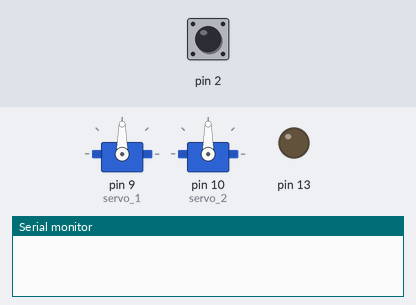
This sketch was run on a simulated Arduino Uno, built with avr-gcc and run on an emulated ATmega328P. Shown: 2 × servo, output pins drawn as LEDs (lit = HIGH), the last lines printed to the serial monitor. The test bench sets the inputs (shaded band); at power-on: pin 2 HIGH.

Above: at 1.2 s.
1.3 s: pin 2 pulled LOW for 0.15 s
4.3 s: pin 2 pulled LOW for 1 s
At 8.0 s:
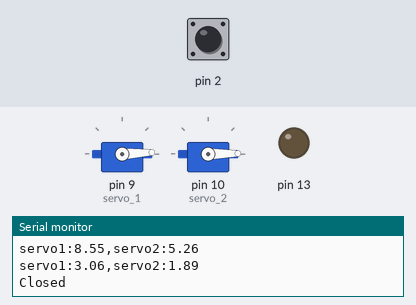
8.3 s: pin 2 pulled LOW for 3.2 s
At 10.05 s:
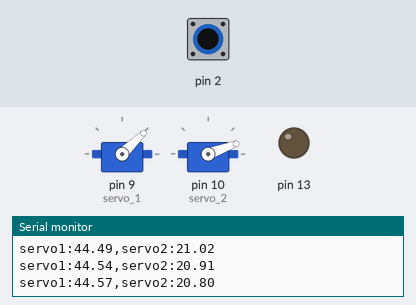
13.0 s: pin 2 driven LOW
16.0 s: pin 2 driven HIGH
At 16.18 s:
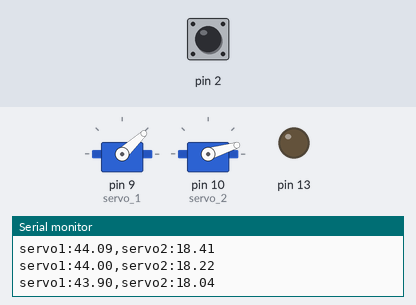
Timing chart, 0 to 19.0 s (numbered marks = the images above; inputs shaded):
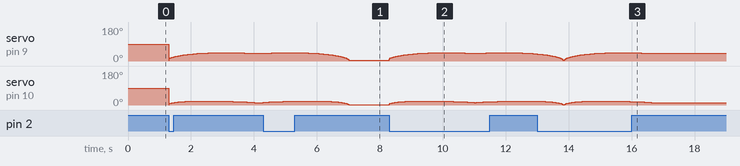

The sketch:

main.ino
```cpp
#include "servo_position.h"
#include <Servo.h>

Servo servo_1;
Servo servo_2;

bool isRotating = false; // Flag to track if rotation is in progress
bool isAtZero = true;    // Flag to track servo position (0 or x degrees)
// int servoMax_1 = 180;              // Target angle for servo_1 rotation
// int servoMax_2 = 90;              // Target angle for servo_2 rotation

void setup() {
  Serial.begin(9600);
  pinMode(2, INPUT_PULLUP);
  pinMode(13, OUTPUT);
  servo_1.attach(9);
  servo_2.attach(10);
}

// float radToDeg(float radians) {
//   return radians * (180.0 / PI);
// }

// void rotateServo(Servo &servo, int startAngle, int endAngle) {
//   isRotating = true;
//   int step = (startAngle < endAngle) ? 1 : -1;
//   for (int angle = startAngle; angle != endAngle + step; angle += step) {
//     servo.write(angle);
//     delay(15);
//   }
//   isRotating = false;
// }

void closeLid() {
  isRotating = true;
  for (int i = 0; i < 100; i++) {
    servo_1.write(SERVO_1_POS[i]);
    servo_2.write(SERVO_2_POS[i]);

    Serial.print("servo1:");
    Serial.print(SERVO_1_POS[i]);
    Serial.print(",servo2:");
    Serial.println(SERVO_2_POS[i]);
    // delay(25);
  }
  isRotating = false;
  Serial.println("Closed");
}

void openLid() {
  isRotating = true;
  for (int i = 99; i >= 0; i--) {
    servo_1.write(SERVO_1_POS[i]);
    servo_2.write(SERVO_2_POS[i]);

    Serial.print("servo1:");
    Serial.print(SERVO_1_POS[i]);
    Serial.print(",servo2:");
    Serial.println(SERVO_2_POS[i]);
    // delay(25);
  }
  isRotating = false;
  Serial.println("Opened");
}


void loop() {

  int buttonState = digitalRead(2);
  if (buttonState == LOW && !isRotating) {
    if (isAtZero) {
      openLid();
      // rotateServo(servo_1, 0, servoMax_1);
      // rotateServo(servo_2, 0, servoMax_2);
    } else {
      closeLid();
      // rotateServo(servo_1, servoMax_1, 0);
      // rotateServo(servo_2, servoMax_2, 0);
    }
    isAtZero = !isAtZero;
  }
}
```

servo_position.h
```cpp
// Servo position from OPEN to CLOSE

const double SERVO_1_POS[100] = {
    40.8875082902766,41.0978726344157,41.3027471424866,41.502091132152,41.695862337959,41.8840168807382,42.0665092346978,42.2432921921415,42.4143168257291,42.5795324481939,42.7388865694186,42.8923248507658,43.0397910565464,43.1812270025015,43.3165725011597,43.4457653039222,43.5687410397124,43.6854331500149,43.795772820113,43.8996889063163,43.9971078589532,44.0879536408831,44.1721476412629,44.2496085842764,44.3202524325125,44.3839922846498,44.4407382670721,44.4903974190085,44.5328735707533,44.5680672144786,44.5958753671106,44.6161914246852,44.6289050075482,44.6339017956989,44.6310633535103,44.620266942979,44.6013853245763,44.5742865446709,44.5388337083908,44.4948847366676,44.4422921060727,44.380902569901,44.3105568587837,44.2310893589187,44.1423277657819,44.0440927109329,43.9361973592397,43.8184469735204,43.6906384432214,43.5525597733248,43.403989529178,43.2446962323694,43.0744377021111,42.8929603358238,42.6999983217243,42.4952727751766,42.2784907893457,42.0493443892611,41.8075093767067,41.5526440513527,41.2843877911716,41.0023594723417,40.7061557054512,40.3953488607249,40.0694848500589,39.7280806276467,39.3706213636483,38.9965572363559,38.6052997771889,38.1962176890361,37.7686320411792,37.321810722261,36.8549620051378,36.3672270421283,35.8576710636059,35.3252729935891,34.7689131180695,34.1873583383685,33.5792444029033,32.9430543219265,32.2770919097401,31.5794490354479,30.8479646473265,30.0801728904085,29.2732365388308,28.423860312051,27.5281760966977,26.5815880610234,25.5785590578891,24.5123085574803,23.3743726807974,22.1539405018132,20.8368094119655,19.4036521994283,17.8269436236812,16.065006653693,14.0489724676377,11.6484058515921,8.54583454225983,3.06267792378644
};

const double SERVO_2_POS[100] = {
    13.9917012000558,14.2271526337514,14.4603719787909,14.6913195905958,14.9199543801234,15.1462337897463,15.3701137675681,15.5915487401241,15.8104915834137,16.0268935922044,16.240704447541,16.4518721823891,16.6603431453353,16.8660619622586,17.0689714958824,17.2690128031056,17.4661250900068,17.6602456644026,17.8513098858341,18.0392511128434,18.2240006473915,18.4054876762551,18.5836392092277,18.7583800139342,18.9296325470522,19.0973168817154,19.2613506308558,19.421648866217,19.5781240327508,19.73068585808,19.8792412566831,20.0236942284244,20.1639457510154,20.2998936659582,20.4314325574727,20.5584536238646,20.6808445407339,20.7984893153645,20.9112681315659,21.019057184162,21.1217285022355,21.2191497601393,21.3111840751766,21.3976897907282,21.4785202434626,21.5535235131078,21.6225421530801,21.685412900056,21.7419663603404,21.7920266706056,21.8354111302686,21.8719298024071,21.9013850797013,21.9235712114014,21.938273786758,21.9452691696961,21.9443238787411,21.9351939053045,21.9176239623695,21.8913466543558,21.856081557448,21.8115341978843,21.757394913566,21.6933375817761,21.6190181926873,21.5340732445662,21.4381179319703,21.3307440925812,21.2115178713304,21.0799770517992,20.9356279940278,20.7779421042056,20.6063517443952,20.4202454682926,20.2189624404768,20.0017858594638,19.7679351561007,19.5165566741002,19.2467124526252,18.9573666127861,18.6473686873875,18.3154330062495,17.96011292727,17.5797682381728,17.1725233689675,16.736213024901,16.2683102622531,15.7658295161677,15.2251929863003,14.6420418447764,14.0109614966725,13.3250674925407,12.5753543431723,11.7496162407224,10.8305346129453,9.79197673760123,8.59089640428482,7.14600365640413,5.25998636521418,1.89267975443206
};
```

Measured:
- after the input at 4.3 s, servo on pin 9 (servo_1): rises from 40° to 44° in 0.52 s, then falls to 3° in 2.2 s; servo on pin 10 (servo_2): rises from 13° to 21° in 1.0 s, then falls to 1° in 1.7 s
- after the input at 16.0 s, servo on pin 9 (servo_1): goes on until 16.6 s, then stays 40°; servo on pin 10 (servo_2): goes on until 16.6 s, then stays 13°
